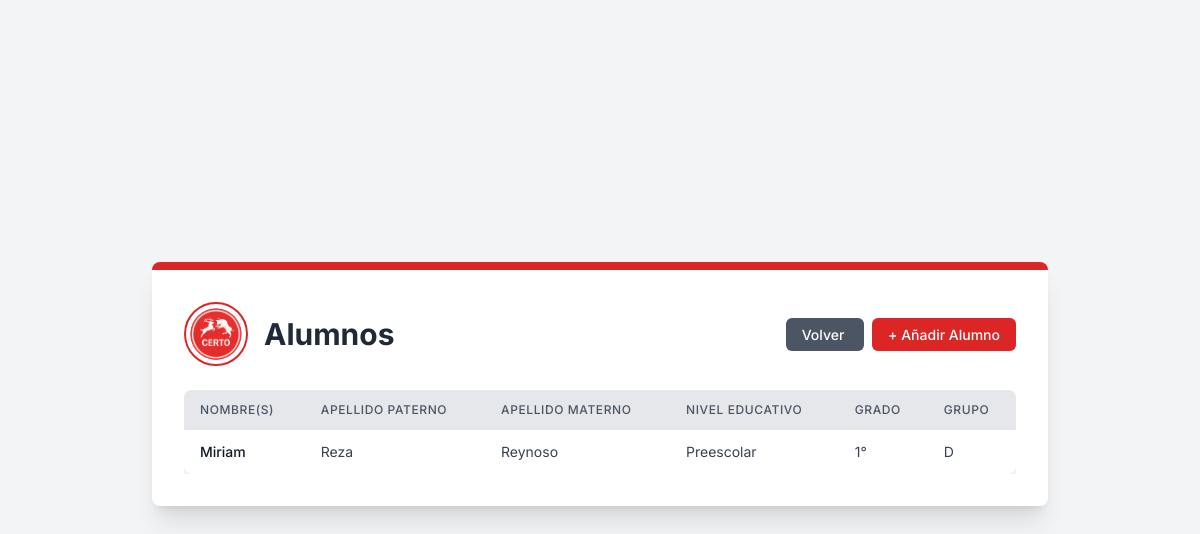
Page /core/students/ (signed in) on the earlier database version.
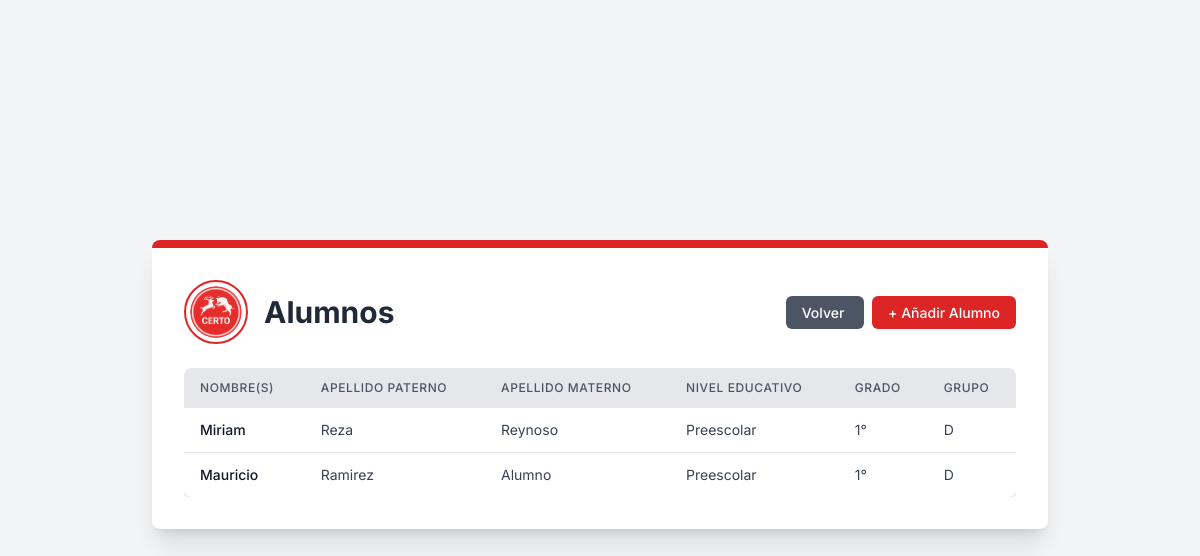
Same page on the later database version.
### core/models.py (models this page shows, shortened)
class Alumnos(models.Model):
    nombre = models.CharField(max_length=100)
    paterno = models.CharField(max_length=100)
    materno = models.CharField(max_length=100)
    tutorId = models.ForeignKey(Tutor, on_delete=models.CASCADE)
    nivelEducativo = models.ForeignKey(NivelEducativo, on_delete=models.CASCADE)

### core/views.py (the view)
# urls.py: path("students/", views.students, name="students"),
def students(request):
    if request.user.is_authenticated:
        tutor = Tutor.objects.get(usuario=Usuarios.objects.get(user=request.user))
        students = Alumnos.objects.filter(tutorId=tutor)
        studentsTutor = []
        if students:
            for student in students:
                    student = {
                        'nombre': student.nombre,
                        'paterno': student.paterno,
                        'materno': student.materno,
                        'nivel': getChoiceLabel(NIVELEDUCATIVO, student.nivelEducativo.nivel),
                        'grupo': getChoiceLabel(GRUPO, student.nivelEducativo.grupo),
                        'grado': getChoiceLabel(GRADO, student.nivelEducativo.grado)
                    }
                    studentsTutor.append(student)
            print(studentsTutor)
            return render(request, 'students/students_list_view.html', {'students': studentsTutor})
        else:
            messages.warning(request, 'No se encontraron estudiantes.')
            return render(request, 'students/students_form_view.html')
    else:
        return redirect('core:signInUp')

### core/herramientas.py (called while the page is built)
def getChoiceLabel(choices, value):
    for val, label in choices:
        if val == value:
            return label
    return None  # Si no lo encuentra

### core/templates/Students/students_list_view.html
{% extends "main.html" %} {% load static %}{% block content %}
<div
  class="bg-white p-8 rounded-lg shadow-xl max-w-4xl w-full border-t-8 border-primary-red mb-8"
>
  <div class="flex flex-col md:flex-row items-center justify-between mb-6">
    <div class="flex items-center mb-4 md:mb-0">
      <img
        src="{% static 'img/logos/logo.png' %}"
        alt="Logo de la Cafetería Certo"
        class="w-16 h-16 rounded-full border-2 border-primary-red p-1 object-cover mr-4"
      />
      <h1 class="text-3xl font-bold text-gray-800">Alumnos</h1>
    </div>
    <div class="text-right">
      <a
        href="/core/dashboard"
        class="px-4 py-2 text-sm font-medium text-white bg-gray-600 rounded-md hover:bg-gray-700 transition duration-300 ease-in-out mr-2"
      >
        Volver
      </a>
      <a
        href="{% url 'core:createStudents' %}"
        class="px-4 py-2 text-sm font-medium text-white bg-primary-red rounded-md hover:bg-red-700 transition duration-300 ease-in-out"
      >
        + Añadir Alumno
      </a>
    </div>
  </div>
  <div class="overflow-x-auto">
    <table class="min-w-full bg-white rounded-lg shadow-custom">
      <thead class="bg-gray-200">
        <tr>
          <th
            class="py-3 px-4 text-left text-xs font-medium text-gray-600 uppercase tracking-wider rounded-tl-lg"
          >
            Nombre(s)
          </th>
          <th
            class="py-3 px-4 text-left text-xs font-medium text-gray-600 uppercase tracking-wider"
          >
            Apellido Paterno
          </th>
          <th
            class="py-3 px-4 text-left text-xs font-medium text-gray-600 uppercase tracking-wider"
          >
            Apellido Materno
          </th>
          <th
            class="py-3 px-4 text-left text-xs font-medium text-gray-600 uppercase tracking-wider"
          >
            Nivel Educativo
          </th>
          <th
            class="py-3 px-4 text-left text-xs font-medium text-gray-600 uppercase tracking-wider"
          >
            Grado
          </th>
          <th
            class="py-3 px-4 text-left text-xs font-medium text-gray-600 uppercase tracking-wider rounded-tr-lg"
          >
            Grupo
          </th>
        </tr>
      </thead>
      <tbody class="divide-y divide-gray-200">
        {% for student in students %}
        <tr class="hover:bg-gray-50">
          <td
            class="py-3 px-4 whitespace-nowrap text-sm font-medium text-gray-900"
          >
            {{ student.nombre }}
          </td>
          <td class="py-3 px-4 whitespace-nowrap text-sm text-gray-700">
            {{ student.paterno }}
          </td>
          <td class="py-3 px-4 whitespace-nowrap text-sm text-gray-700">
            {{ student.materno }}
          </td>
          <td class="py-3 px-4 whitespace-nowrap text-sm text-gray-700">{{ student.nivel }}</td>
          <td class="py-3 px-4 whitespace-nowrap text-sm text-gray-700">
            {{ student.grado }}
          </td>
          <td class="py-3 px-4 whitespace-nowrap text-sm text-gray-700">{{ student.grupo }}</td>
        </tr>
        {% endfor %}
      </tbody>
    </table>
  </div>
</div>
{% endblock %}

Differences in the rows shown:
added Alumnos: nombre "Mauricio", paterno "Ramirez", materno "Alumno"
Other differences:
new list line: "Preescolar 1° D"
